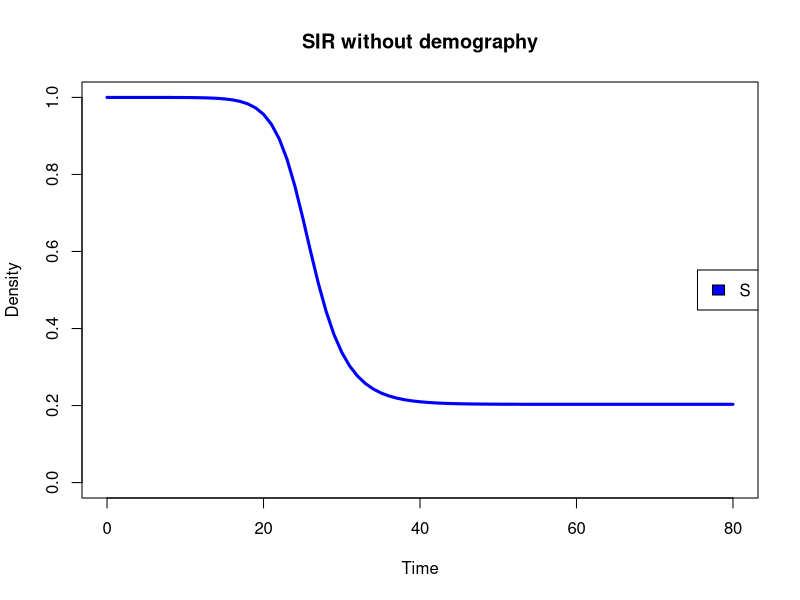
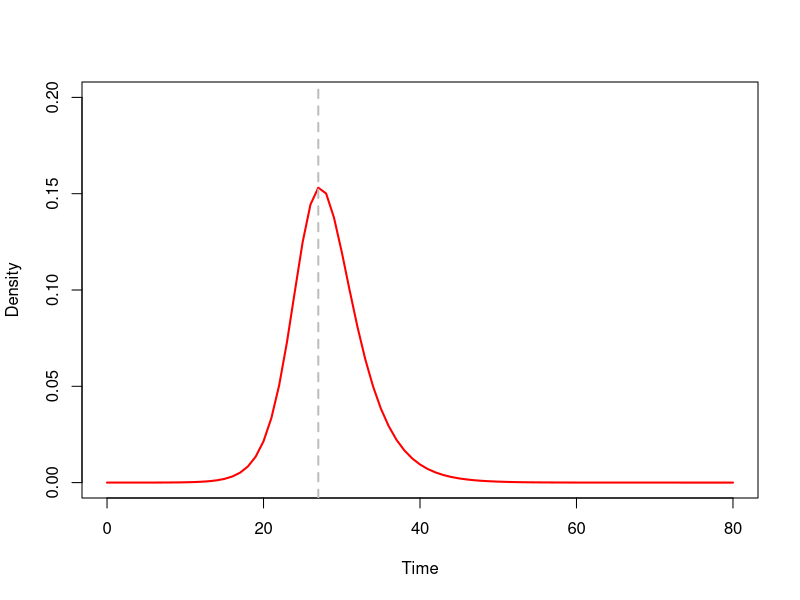
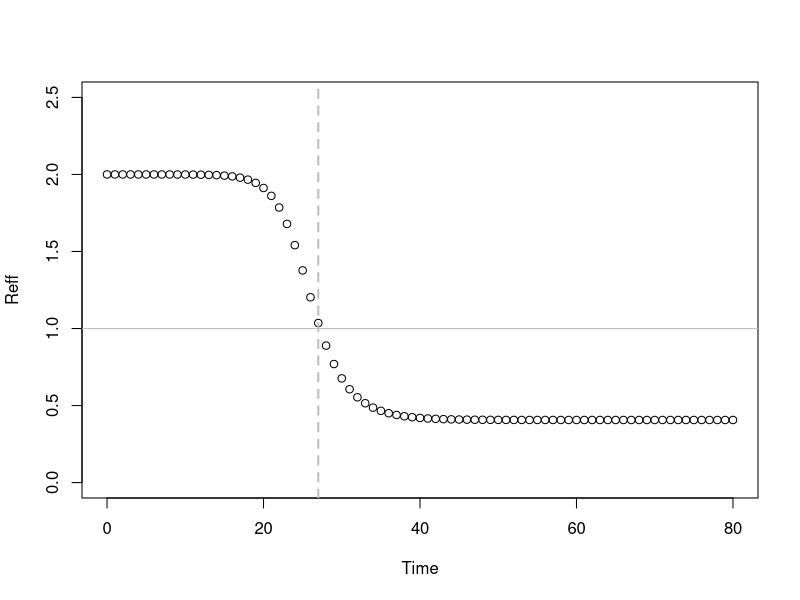

R code for these plots, in order:
## ---- chunk 1
## Create an SIR function
sir <- function(time, state, parameters) {
  with(as.list(c(state, parameters)), {
    dS <- -beta * S * I
    dI <-  beta * S * I - gamma * I
    dR <-  gamma * I
    return(list(c(dS, dI, dR)))
  })
}
## ---- chunk 2
## beta: infection parameter; gamma: recovery parameter
parameters <- c(beta=1.0, gamma=0.5)

## Proportion in each compartment: [S0, I0, R0]
init <- c(S=1-1e-6, I=1e-6, R=0.0)
## ---- chunk 3
## Load deSolve package
library(deSolve)

## Solve using ode (General Solver for Ordinary Differential Equations)
results <- ode(y=init, times=seq(0, 80, by=1), func=sir, parms=parameters)
## ---- chunk 4
## change to data frame
out <- as.data.frame(results)

## Show data
head(out, 5)
## ---- chunk 5
df<-as.data.frame(results)
plot(df[,1],df[,2],type="l",col="blue",lwd=3,xlab="Time",ylab="Density",main="SIR without demography",ylim = c(0.,1.))
legend("right",
c("S"),
fill=c("blue")
)
## ---- chunk 6
df<-as.data.frame(results)
plot(df[,1],df[,3],type="l",col="red",lwd=2,xlab="Time",ylab="Density",ylim=c(0,.2))
  abline(v = which.max(df[,3])-1, col="grey", lwd=2, lty=2)

## ---- chunk 7
plot(df[,1],2 * df[,2],ylab="Reff",xlab="Time",ylim=c(0,2.5))
  abline(v = which.max(df[,3])-1, col="grey", lwd=2, lty=2)
  abline(h = 1, col="grey", lwd=1)
## ---- chunk 8
## cell to use if needed


#
## ---- chunk 9
## SIS dynamics



#
## ---- chunk 10
## SEIR dynamics



#
## ---- chunk 11
### Copy the necessary code from section 3.2 and use it to produce a plot for an SIR with demography dynamics

# function...



# prepare parameters...



# solve...




# plot results...


## ---- chunk 12
## Print R0

## Print the mean Age of infection


## ---- chunk 13
## SIRS dynamics


#
## ---- chunk 14
## SEIR dynamics


#
